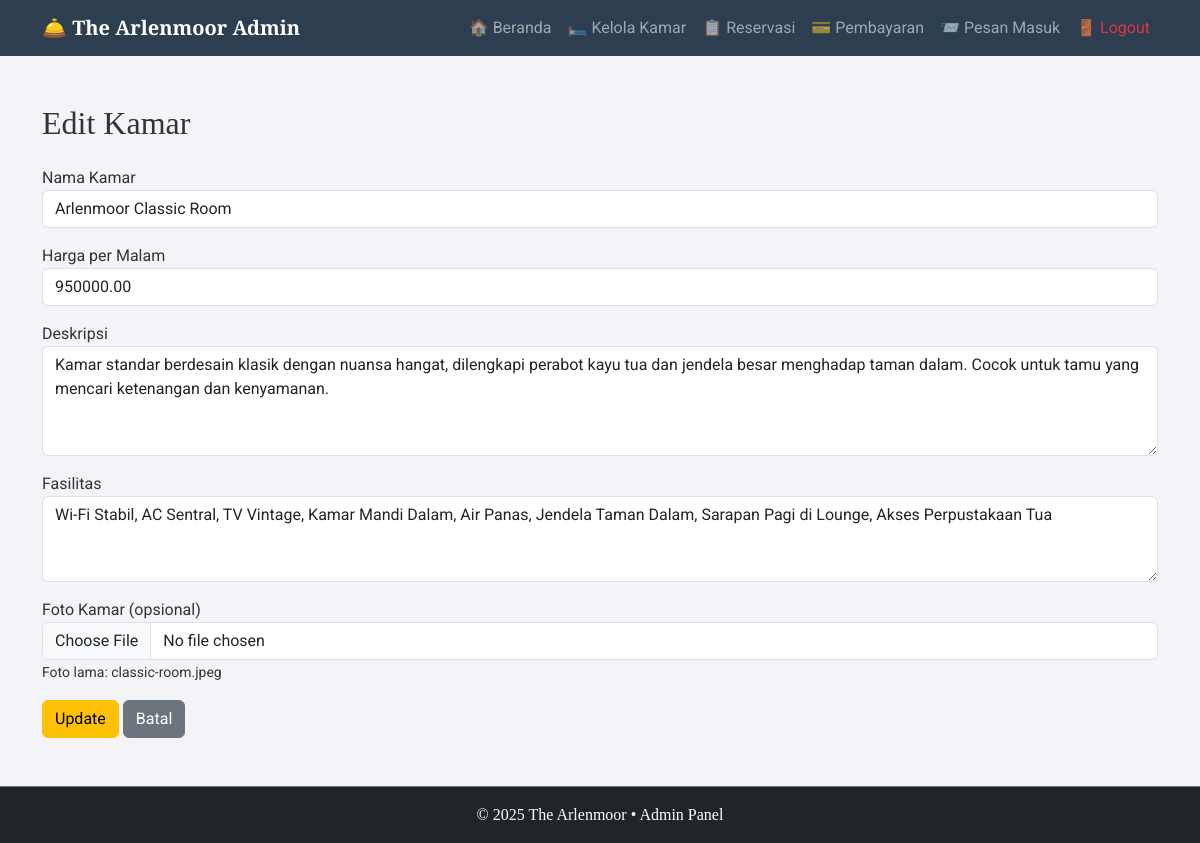
Screenshot of /admin/edit-kamar.php?id=1 (signed in) with the database file from the repository.
### tables this page shows
CREATE TABLE `kamar` (
  `id_kamar` int NOT NULL,
  `nama_kamar` varchar(100) DEFAULT NULL,
  `deskripsi` text,
  `harga_per_malam` decimal(10,2) DEFAULT NULL,
  `stok` int DEFAULT NULL,
  `foto` varchar(255) DEFAULT NULL,
  `fasilitas` text
);

### admin/edit-kamar.php (the view, shortened to what this page needs)
<?php
include '../koneksi.php';
include 'partials/head.php';
include 'partials/navbar.php';
$id = $_GET['id'];
$kamar = mysqli_fetch_assoc(mysqli_query($conn, "SELECT * FROM kamar WHERE id_kamar = $id"));
?>
<div class="container py-5">
  <h2 class="mb-4">Edit Kamar</h2>
  <form method="POST" enctype="multipart/form-data">
    <div class="mb-3">
      <label>Nama Kamar</label>
      <input type="text" name="nama_kamar" value="<?= $kamar['nama_kamar'] ?>" class="form-control" required>
    </div>
    <div class="mb-3">
      <label>Harga per Malam</label>
      <input type="number" name="harga_per_malam" value="<?= $kamar['harga_per_malam'] ?>" class="form-control" required>
    </div>
    <div class="mb-3">
      <label>Deskripsi</label>
      <textarea name="deskripsi" class="form-control" rows="4"><?= $kamar['deskripsi'] ?></textarea>
    </div>
    <div class="mb-3">
      <label>Fasilitas</label>
      <textarea name="fasilitas" class="form-control" rows="3"><?= $kamar['fasilitas'] ?></textarea>
    </div>
    <div class="mb-3">
      <label>Foto Kamar (opsional)</label>
      <input type="file" name="foto" class="form-control">
      <small>Foto lama: <?= $kamar['foto'] ?></small>
    </div>
    <button type="submit" class="btn btn-warning">Update</button>
    <a href="kelola-kamar.php" class="btn btn-secondary">Batal</a>
  </form>
</div>
<?php include 'partials/footer.php'; ?>

### assets/css/admin-style.css (style rules this page uses)
body { font-family: 'Lora', serif; color: #333; }
h1, h2, h3, .display-4 { font-family: 'Playfair Display', serif; }
html, body { height: 100%; }
body { display: flex; flex-direction: column; }
html, body { height: 100%; margin: 0; }

### admin/partials/head.php (style rules this page uses)
body { font-family: 'Roboto', sans-serif; background-color: #f4f4f8; }
h1, h2, h3, .navbar-brand { font-family: 'Playfair Display', serif; }

### rows the page displays
kamar: nama_kamar "Arlenmoor Classic Room", harga_per_malam "950000.00", deskripsi "Kamar standar berdesain klasik dengan nuansa hangat, dilengkapi perabot kayu tua dan jendela besar menghadap taman dalam. Cocok untuk tamu yang mencari ketenangan dan kenyamanan.", fasilitas "Wi-Fi Stabil, AC Sentral, TV Vintage, Kamar Mandi Dalam, Air Panas, Jendela Taman Dalam, Sarapan Pagi di Lounge, Akses Perpustakaan Tua", foto "classic-room.jpeg"
